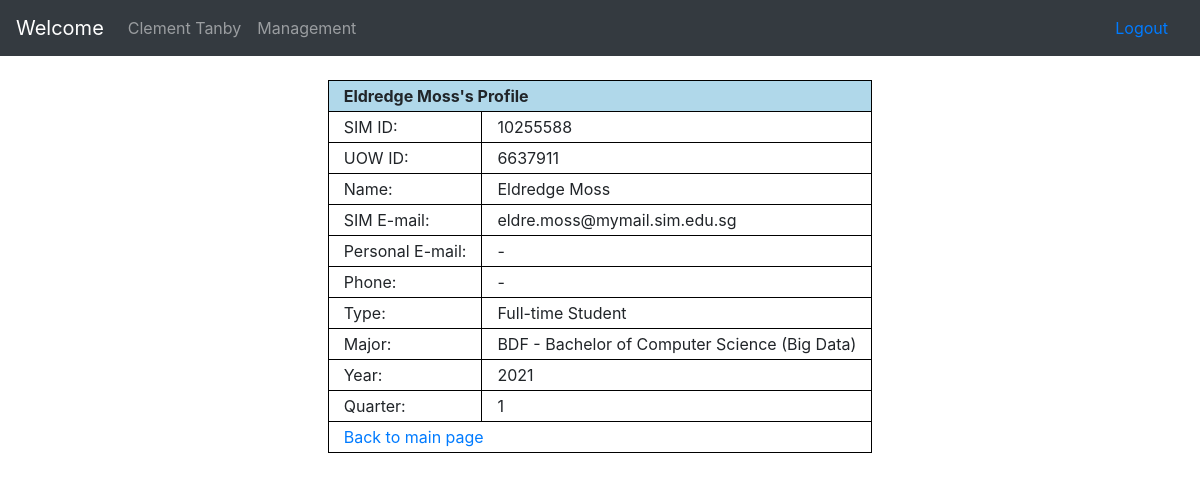
The app's page /view_account?a=10255588 (signed in) with its own data.
### tables this page shows
CREATE TABLE IF NOT EXISTS `accounts` (
  `sim_id` varchar(10) NOT NULL,
  `uow_id` varchar(10) NOT NULL,
  `name` tinytext NOT NULL,
  `password` varchar(64) NOT NULL,
  `phone` varchar(16) DEFAULT NULL,
  `sim_email` varchar(64) DEFAULT NULL,
  `personal_email` varchar(64) DEFAULT NULL,
  `show_phone` tinyint(1) NOT NULL DEFAULT '0',
  `show_email` tinyint(1) NOT NULL DEFAULT '0',
  `type` int(1) NOT NULL COMMENT '0 = Faculty, 1 = Full-time Student, 2 = Part-time Student, 8 = Admin, 9 = Superadmin',
  `majors` json DEFAULT NULL COMMENT 'Faculty => JSON of varchar(8)+,\r\nStudent = JSON of 1 varchar(8) -\r\n[majors.id]',
  `choices` json DEFAULT NULL COMMENT 'Students only -\r\nJSON of varchar(8) [projects.id]',
  `year` smallint(4) DEFAULT NULL COMMENT 'Students only',
  `quarter` tinyint(1) DEFAULT NULL COMMENT 'Students only (1, 2, 3, or 4)',
  PRIMARY KEY (`sim_id`),
  UNIQUE KEY `accounts_uow_id` (`uow_id`),
  KEY `accounts_year_quarter` (`year`,`quarter`) USING BTREE,
  KEY `accounts_type` (`type`),
  KEY `accounts_sim_email` (`sim_email`) USING BTREE,
  KEY `accounts_personal_email` (`personal_email`)
);

CREATE TABLE IF NOT EXISTS `majors` (
  `id` varchar(8) NOT NULL,
  `name` varchar(64) NOT NULL,
  `description` text NOT NULL,
  `type` tinyint(1) NOT NULL COMMENT '0 = Part-time \r\n1 = Full-time',
  PRIMARY KEY (`id`)
);

### include/funcs/sql_funcs.php (called while the page is built, shortened)
<?php
	require_once(dirname(__FILE__)."/../class/ClassAccount.php");
	require_once(dirname(__FILE__)."/../class/ClassStudent.php");
	require_once(dirname(__FILE__)."/../class/ClassMajor.php");
	function str_clean(&$string){
		return mysqli_real_escape_string($GLOBALS['mysql_link'], trim($string));
	}
	function db_query($query){
		$result = mysqli_query($GLOBALS['mysql_link'], $query);
		$error = mysqli_error($GLOBALS['mysql_link']);
		return $result;
	}
	function get_account($id, $type = ""){
		str_clean($id);
		str_clean($type);
		if($type == ""){
			$type = mysqli_fetch_assoc(db_query("SELECT `type` FROM `accounts` WHERE `sim_id` = '{$id}';"))['type'];
		}
		if($type == 1 || $type == 2){
			return new Student($id);
		}elseif($type == 8 || $type == 9){
			return new Admin($id);
		}elseif($type == 0){
			return new Faculty($id);
		}
		return false;
	}
	function get_major($id){
		if(is_array($id)){
			array_walk_recursive($id, function(&$value, $key){
				str_clean($value);
				$value = htmlspecialchars($value);
			});
			$output = [];
			while($row = mysqli_fetch_assoc($query)){
				try{
					$output[] = get_major($row['id']);
				}catch(Exception $e){
					continue;
				}
			}
			return $output;
		}else{
			str_clean($id);
			return new Major($id);
		}
	}
?>

### include/class/ClassAccount.php (called while the page is built, shortened)
<?php
	require_once (dirname(__FILE__)."/../funcs/sql_funcs.php");
	abstract class Account{
		private	$name;
		private	$sim_email;
		private	$show_phone;
		private	$show_email;
		protected $account_type;
		public function __construct($id){
			$id = str_clean($id);
			$query = db_query("SELECT * FROM `accounts` WHERE `sim_id` = '{$id}' LIMIT 1;");
			$result = mysqli_fetch_assoc($query);
			if(mysqli_num_rows($query) == 1){
				$this->sim_id = $result['sim_id'];
				$this->uow_id = $result['uow_id'];
				$this->name = $result['name'];
				$this->sim_email = $result['sim_email'];
				$this->show_phone = $result['show_phone'];
				$this->show_email = $result['show_email'];
				$this->account_type = $result['type'];
				$this->raw = $result;
			}else{
				throw new Exception("Account not found.");
			}
		}
		public function get_name(){
			return $this->name;
		}
		public function get_sim_email(){
			return $this->sim_email;
		}
		public function get_account_type(){
			switch($this->account_type){
				case 1:
					return "Full-time Student";
					break;
			};
		}
		public function is_faculty(){
			return $this->account_type == 0;
		}
		public function is_student(){
			return ($this->account_type == 1 || $this->account_type == 2);
		}
		public function is_admin(){
			return ($this->account_type == 8 || $this->account_type == 9);
		}
		public function show_phone(){
			return (bool)$this->show_phone;
		}
		public function show_email(){
			return (bool)$this->show_email;
		}
	}
?>

### include/class/ClassStudent.php (called while the page is built, shortened)
<?php
	require_once (dirname(__FILE__)."/../funcs/sql_funcs.php");
	class Student extends Account{
		private $year;
		private $quarter;
		public function __construct($id){
			parent::__construct($id);
			if($this->account_type != 1 && $this->account_type != 2){
				throw new Exception("Account is not a student.");
			}else{
				$this->majors = json_decode($this->raw['majors'])[0];
				$this->year = $this->raw['year'];
				$this->quarter = $this->raw['quarter'];
			}
		}
		public function get_majors(){
			return $this->majors;
		}
		public function get_year(){
			return $this->year;
		}
		public function get_quarter(){
			return $this->quarter;
		}
	}
?>

### include/class/ClassMajor.php (called while the page is built, shortened)
<?php
	require_once (dirname(__FILE__)."/../funcs/sql_funcs.php");
	class Major{
		private	$name;
		public function __construct($id){
			$id = str_clean($id);
			$query = db_query("SELECT * FROM `majors` WHERE `id` = '{$id}' LIMIT 1;");
			$result = mysqli_fetch_assoc($query);
			if(mysqli_num_rows($query) == 1){
				$this->id = $result['id'];
				$this->name = $result['name'];
			}else{
				throw new Exception("Major not found.");
			}
		}
		public function get_name(){
			return $this->name;
		}
	}
?>

### view_account.php (the view, shortened to what this page needs)
<?php
	require_once("include/funcs/sql_funcs.php");
	$account = get_account($_SESSION["id"]);
	try{
		$view_account = get_account($_GET['a']);
	}catch(Exception $e){
		header("location: home.php");
		@mysqli_close($GLOBALS['mysql_link']);
		exit();
	}
?>
<!DOCTYPE html>
<html lang='en'>
	<head>
		<link rel='stylesheet' href='include/css/main.css' />
	</head>
	<body>
		<?php include("include/templates/header.php"); ?>
		<table id='view_account' class='basic_table container' style='width:auto;'>
			<tr>
				<td colspan='3'>
					<?= (($account->sim_id == $view_account->sim_id) ? "Your account" : "{$view_account->get_name()}'s Profile") ?>
				</td>
			</tr>
			<tr>
				<td>
					SIM ID:
				</td>
				<td colspan='2'>
					<?= ucfirst($view_account->sim_id) ?>
				</td>
			</tr>
			<tr>
				<td>
					UOW ID:
				</td>
				<td colspan='2'>
					<?= $view_account->uow_id ?>
				</td>
			</tr>
			<tr>
				<td>
					Name:
				</td>
				<td colspan='2'>
					<?= ucfirst($view_account->get_name()) ?>
				</td>
			</tr>
			<tr>
				<td>
					SIM E-mail:
				</td>
				<td colspan='2'>
					<?= $view_account->get_sim_email() ?>
				</td>
			</tr>
			<tr>
				<td>
					Personal E-mail:
				</td>
				<?php
					if(
						$view_account->show_email() ||
						$account->is_admin() ||
						$account->is_faculty() ||
						$account->sim_id == $view_account->sim_id
					){
				?>
						<td>
							<?= $view_account->get_personal_email() ?>
						</td>
						<td style='background-color:<?= (($view_account->show_email()) ? "#C7E8C7" : "#E28D8D") ?>'>
							<?= (($view_account->show_email()) ? "Shown" : "Hidden") ?>
						</td>
				<?php
					}else{
				?>
						<td colspan='2'>
							-
						</td>
				<?php
					}
				?>
			</tr>
			<tr>
				<td>
					Phone:
				</td>
				<?php
					if(
						$view_account->show_phone() ||
						$account->is_admin() ||
						$account->is_faculty() ||
						$account->sim_id == $view_account->sim_id
					){
				?>
						<td>
							<?= $view_account->get_phone() ?>
						</td>
						<td style='background-color:<?= (($view_account->show_phone()) ? "#C7E8C7" : "#E28D8D") ?>'>
							<?= (($view_account->show_phone()) ? "Shown" : "Hidden") ?>
						</td>
				<?php
					}else{
				?>
						<td colspan='2'>
							-
						</td>
				<?php
					}
				?>
			</tr>
			<tr>
				<td>
					Type:
				</td>
				<td colspan='2'>
					<?= $view_account->get_account_type() ?>
				</td>
			</tr>
			<?php
				if(!$view_account->is_admin()){
					if($view_account->is_student()){
			?>
						<tr>
							<td>
								Major:
							</td>
							<td colspan='2'>
								<?php
									$major = get_major($view_account->get_majors());
								?>
								<?= $major->id ?> - <?= $major->get_name() ?>
							</td>
						</tr>
						<tr>
							<td>
								Year:
							</td>
							<td colspan='2'>
								<?= $view_account->get_year() ?>
							</td>
						</tr>
						<tr>
							<td>
								Quarter:
							</td>
							<td colspan='2'>
								<?= $view_account->get_quarter() ?>
							</td>
						</tr>
			<?php
					}
				}
			?>
			<tr>
				<td colspan='3'>
					<a href='home.php'>
						Back to main page
					</a>
				</td>
			</tr>
		</table>
	</body>
</html>

### include/templates/header.php (shortened to what this page needs)
<link href="include/css/bootstrap.min.css" rel="stylesheet" id="bootstrap-css">
<div class="navbar navbar-expand-md navbar-dark bg-dark mb-4" role="navigation">
    <a class="navbar-brand" href="home.php">Welcome </a>
    <div class="collapse navbar-collapse" id="navbarCollapse">
        <ul class="navbar-nav mr-auto">
            <li class="nav-item">
				<a class="nav-link"  href='view_account.php?a=<?= $account->sim_id ?>'>
					<?= $account->get_name() ?>
				</a>
            </li>
			<li class="nav-item">
				<a class="nav-link" href="management.php">Management</a>
			</li>
        </ul>
		<a class="nav-link" href="logout.php">Logout</a>
    </div>
</div>

### include/css/main.css (style rules this page uses)
.basic_table { border: 1px solid #000000; border-collapse: collapse; }
.basic_table tr td { border: 1px solid #000000; padding: 3px 15px; }
.basic_table tr:first-child td { background-color:#B0D8EA; font-weight: bold; }
.project_table th, td { padding: 8px; text-align: left; border-bottom: 1px solid #ddd; }

### include/templates/header.php (style rules this page uses)
.navbar { z-index:1; }

### records on screen
accounts: name "Clement Tanby"
accounts: name "Eldredge Moss", sim_id "10255588", uow "6637911", sim_email "eldre.moss@mymail.sim.edu.sg", type "Full-time Student", year "2021", quarter "1"
majors: id "BDF", name "Bachelor of Computer Science (Big Data)"
